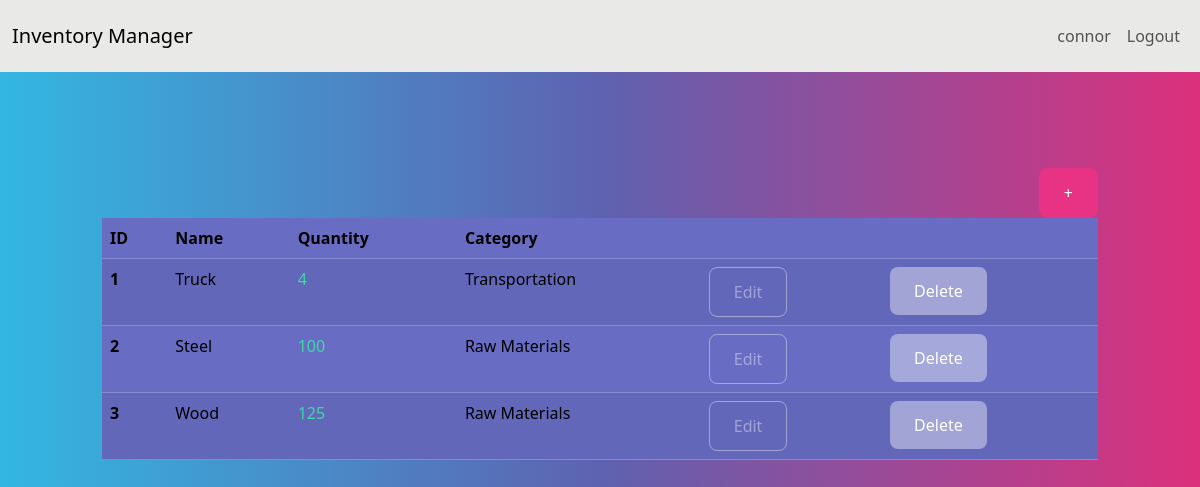
The app's page /dashboard/ (signed in), older data.
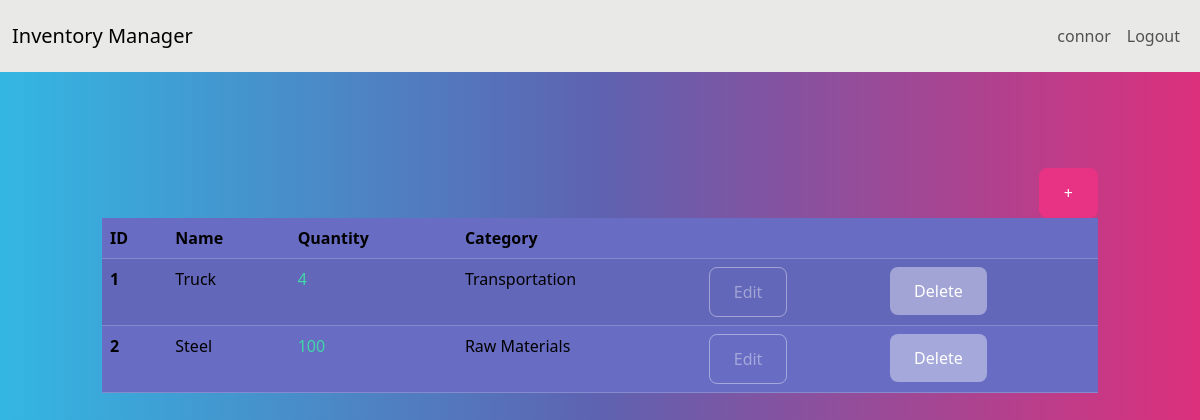
The same page, newer data.
### inventory/models.py (models this page shows, shortened)
class InventoryItem(models.Model):
    name = models.CharField(max_length=200)
    quantity = models.IntegerField()
    category = models.ForeignKey('Category', on_delete=models.SET_NULL, blank=True, null=True)
    date_created = models.DateTimeField(auto_now_add=True)
    user = models.ForeignKey(User, on_delete=models.CASCADE)

class Category(models.Model):
    name = models.CharField(max_length=200)
    class Meta:
        verbose_name_plural = 'categories'

### inventory/views.py (the view)
# urls.py: path('dashboard/', Dashboard.as_view(), name='dashboard'),
class Dashboard(LoginRequiredMixin, View):
    def get(self, request):
        items = InventoryItem.objects.filter(user=self.request.user.id).order_by('id')
        low_inventory = InventoryItem.objects.filter(
            user=self.request.user.id,
            quantity__lte=LOW_QUANTITY
        )
        if low_inventory.count() > 0:
            if low_inventory.count() >1:
                messages.error(request, f'{low_inventory.count()} items have low inventory')
            else:
                messages.error(request, f'{low_inventory.count()} item has low inventory')
        low_inventory_ids = InventoryItem.objects.filter(
            user=self.request.user.id,
            quantity__lte=LOW_QUANTITY
        ).values_list('id', flat=True)
        return render(request, 'inventory/dashboard.html', {'items': items, 'low_inventory_ids': low_inventory_ids})

### inventory/templates/inventory/dashboard.html (shortened to what this page needs)
{% extends 'inventory/base.html' %}
{% block content %}
    <div class="row">
        <div class="col-md-10 col-12 mx-auto mt-5">
            <div class="d-flex justify-content-end">
                <a href="{% url 'add-item' %}" class="btn btn-primary">+</a>
            </div>
            <table class="table table-hover table-striped">
                <thead>
                    <tr>
                        <th scope="col">ID</th>
                        <th scope="col">Name</th>
                        <th scope="col">Quantity</th>
                        <th scope="col">Category</th>
                        <th scope="col"></th>
                        <th scope="col"></th>
                    </tr>
                </thead>
                <tbody>
                    {% for item in items %}
                    <tr>
                        <th scope="row">{{ item.id }}</th>
                        <td>{{ item.name }}</td>
                        {% if item.id in low_inventory_ids %}
                        <td class="text-danger">{{ item.quantity }}</td>
                        {% else %}
                        <td class="text-success">{{ item.quantity }}</td>
                        {% endif %}
                        <td>{{ item.category.name }}</td>
                        <td><a href="{% url 'edit-item' item.id %}" class="btn btn-outline-secondary">Edit</a></td>
                        <td><a href="{% url 'delete-item' item.id %}" class="btn btn-secondary">Delete</a></td>
                    {% endfor %}
                    </tr>
                </tbody>
            </table>
        </div>
    </div>
{% endblock content %}

Row changes from the older to the newer data that the page shows:
removed InventoryItem: id "3", name "Wood", quantity "125", category.name "Raw Materials"
